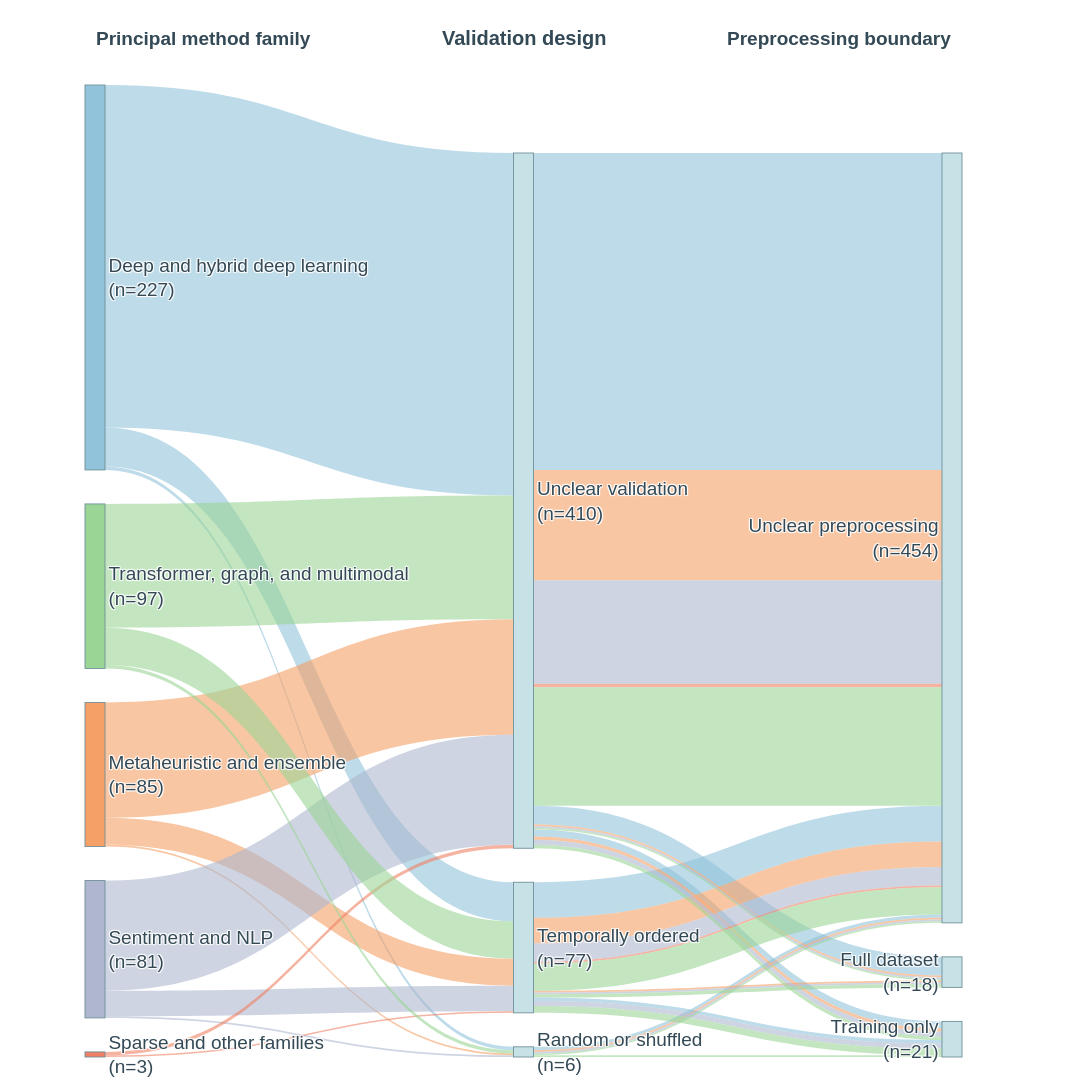

Notebook source saved alongside this figure:
### Code cell
%run "/home/harman/projects/SLR Stock Price Prediction/Stock_Price_Prediction_SLR_ACME/14_Sankey/Figure16_Q1_Complete_Code.py"

### Figure 1 — Plotly figure (JSON) as saved in the notebook; plotly's stock layout.template omitted (floating-point values rounded to 4 significant figures)
{"data": [{"arrangement": "snap", "link": {"color": ["rgba(145, 196, 219, 0.6)", "rgba(145, 196, 219, 0.6)", "rgba(145, 196, 219, 0.6)", "rgba(245, 160, 102, 0.6)", "rgba(245, 160, 102, 0.6)", "rgba(245, 160, 102, 0.6)", "rgba(174, 183, 207, 0.6)", "rgba(174, 183, 207, 0.6)", "rgba(174, 183, 207, 0.6)", "rgba(239, 128, 101, 0.6)", "rgba(239, 128, 101, 0.6)", "rgba(155, 213, 150, 0.6)", "rgba(155, 213, 150, 0.6)", "rgba(155, 213, 150, 0.6)", "rgba(145, 196, 219, 0.6)", "rgba(145, 196, 219, 0.6)", "rgba(145, 196, 219, 0.6)", "rgba(145, 196, 219, 0.6)", "rgba(145, 196, 219, 0.6)", "rgba(145, 196, 219, 0.6)", "rgba(245, 160, 102, 0.6)", "rgba(245, 160, 102, 0.6)", "rgba(245, 160, 102, 0.6)", "rgba(245, 160, 102, 0.6)", "rgba(245, 160, 102, 0.6)", "rgba(245, 160, 102, 0.6)", "rgba(174, 183, 207, 0.6)", "rgba(174, 183, 207, 0.6)", "rgba(174, 183, 207, 0.6)", "rgba(174, 183, 207, 0.6)", "rgba(174, 183, 207, 0.6)", "rgba(174, 183, 207, 0.6)", "rgba(174, 183, 207, 0.6)", "rgba(239, 128, 101, 0.6)", "rgba(239, 128, 101, 0.6)", "rgba(155, 213, 150, 0.6)", "rgba(155, 213, 150, 0.6)", "rgba(155, 213, 150, 0.6)", "rgba(155, 213, 150, 0.6)", "rgba(155, 213, 150, 0.6)", "rgba(155, 213, 150, 0.6)", "rgba(155, 213, 150, 0.6)", "rgba(155, 213, 150, 0.6)"], "customdata": ["Deep and hybrid deep learning<br>→ Random or shuffled<br>Studies: 2", "Deep and hybrid deep learning<br>→ Temporally ordered<br>Studies: 23", "Deep and hybrid deep learning<br>→ Unclear validation<br>Studies: 202", "Metaheuristic and ensemble<br>→ Random or shuffled<br>Studies: 1", "Metaheuristic and ensemble<br>→ Temporally ordered<br>Studies: 16", "Metaheuristic and ensemble<br>→ Unclear validation<br>Studies: 68", "Sentiment and NLP<br>→ Random or shuffled<br>Studies: 1", "Sentiment and NLP<br>→ Temporally ordered<br>Studies: 15", "Sentiment and NLP<br>→ Unclear validation<br>Studies: 65", "Sparse and other families<br>→ Temporally ordered<br>Studies: 1", "Sparse and other families<br>→ Unclear validation<br>Studies: 2", "Transformer, graph, and multimodal<br>→ Random or shuffled<br>Studies: 2", "Transformer, graph, and multimodal<br>→ Temporally ordered<br>Studies: 22", "Transformer, graph, and multimodal<br>→ Unclear validation<br>Studies: 73", "Deep and hybrid deep learning<br>Random or shuffled<br>→ Unclear preprocessing<br>Studies: 2", "Deep and hybrid deep learning<br>Temporally ordered<br>→ Training only<br>Studies: 2", "Deep and hybrid deep learning<br>Temporally ordered<br>→ Unclear preprocessing<br>Studies: 21", "Deep and hybrid deep learning<br>Unclear validation<br>→ Full dataset<br>Studies: 11", "Deep and hybrid deep learning<br>Unclear validation<br>→ Training only<br>Studies: 4", "Deep and hybrid deep learning<br>Unclear validation<br>→ Unclear preprocessing<br>Studies: 187", "Metaheuristic and ensemble<br>Random or shuffled<br>→ Unclear preprocessing<br>Studies: 1", "Metaheuristic and ensemble<br>Temporally ordered<br>→ Full dataset<br>Studies: 1", "Metaheuristic and ensemble<br>Temporally ordered<br>→ Unclear preprocessing<br>Studies: 15", "Metaheuristic and ensemble<br>Unclear validation<br>→ Full dataset<br>Studies: 1", "Metaheuristic and ensemble<br>Unclear validation<br>→ Training only<br>Studies: 2", "Metaheuristic and ensemble<br>Unclear validation<br>→ Unclear preprocessing<br>Studies: 65", "Sentiment and NLP<br>Random or shuffled<br>→ Unclear preprocessing<br>Studies: 1", "Sentiment and NLP<br>Temporally ordered<br>→ Full dataset<br>Studies: 1", "Sentiment and NLP<br>Temporally ordered<br>→ Training only<br>Studies: 3", "Sentiment and NLP<br>Temporally ordered<br>→ Unclear preprocessing<br>Studies: 11", "Sentiment and NLP<br>Unclear validation<br>→ Full dataset<br>Studies: 1", "Sentiment and NLP<br>Unclear validation<br>→ Training only<br>Studies: 3", "Sentiment and NLP<br>Unclear validation<br>→ Unclear preprocessing<br>Studies: 61", "Sparse and other families<br>Temporally ordered<br>→ Unclear preprocessing<br>Studies: 1", "Sparse and other families<br>Unclear validation<br>→ Unclear preprocessing<br>Studies: 2", "Transformer, graph, and multimodal<br>Random or shuffled<br>→ Training only<br>Studies: 1", "Transformer, graph, and multimodal<br>Random or shuffled<br>→ Unclear preprocessing<br>Studies: 1", "Transformer, graph, and multimodal<br>Temporally ordered<br>→ Full dataset<br>Studies: 2", "Transformer, graph, and multimodal<br>Temporally ordered<br>→ Training only<br>Studies: 4", "Transformer, graph, and multimodal<br>Temporally ordered<br>→ Unclear preprocessing<br>Studies: 16", "Transformer, graph, and multimodal<br>Unclear validation<br>→ Full dataset<br>Studies: 1", "Transformer, graph, and multimodal<br>Unclear validation<br>→ Training only<br>Studies: 2", "Transformer, graph, and multimodal<br>Unclear validation<br>→ Unclear preprocessing<br>Studies: 70"], "hovertemplate": "%{customdata}<extra></extra>", "source": [0, 0, 0, 2, 2, 2, 3, 3, 3, 4, 4, 1, 1, 1, 6, 5, 5, 7, 7, 7, 6, 5, 5, 7, 7, 7, 6, 5, 5, 5, 7, 7, 7, 5, 7, 6, 6, 5, 5, 5, 7, 7, 7], "target": [6, 5, 7, 6, 5, 7, 6, 5, 7, 5, 7, 6, 5, 7, 10, 8, 10, 9, 8, 10, 10, 9, 10, 9, 8, 10, 10, 9, 8, 10, 9, 8, 10, 10, 10, 8, 10, 9, 8, 10, 9, 8, 10], "value": [2, 23, 202, 1, 16, 68, 1, 15, 65, 1, 2, 2, 22, 73, 2, 2, 21, 11, 4, 187, 1, 1, 15, 1, 2, 65, 1, 1, 3, 11, 1, 3, 61, 1, 2, 1, 1, 2, 4, 16, 1, 2, 70]}, "node": {"color": ["#91C4DB", "#9BD596", "#F5A066", "#AEB7CF", "#EF8065", "#C7E2E7", "#C7E2E7", "#C7E2E7", "#C7E2E7", "#C7E2E7", "#C7E2E7"], "hovertemplate": "%{label}<extra></extra>", "label": ["Deep and hybrid deep learning<br>(n=227)", "Transformer, graph, and multimodal<br>(n=97)", "Metaheuristic and ensemble<br>(n=85)", "Sentiment and NLP<br>(n=81)", "Sparse and other families<br>(n=3)", "Temporally ordered<br>(n=77)", "Random or shuffled<br>(n=6)", "Unclear validation<br>(n=410)", "Training only<br>(n=21)", "Full dataset<br>(n=18)", "Unclear preprocessing<br>(n=454)"], "line": {"color": "#6F9099", "width": 0.9}, "pad": 34, "thickness": 20, "x": [0.01, 0.01, 0.01, 0.01, 0.01, 0.5, 0.5, 0.5, 0.97, 0.97, 0.97]}, "orientation": "h", "type": "sankey"}], "layout": {"annotations": [{"font": {"color": "#334955", "family": "Arial", "size": 19}, "showarrow": false, "text": "<b>Principal method family</b>", "x": 0.01, "xanchor": "left", "xref": "paper", "y": 1.035, "yanchor": "bottom", "yref": "paper"}, {"font": {"color": "#334955", "family": "Arial", "size": 19}, "showarrow": false, "text": "<b>Preprocessing boundary</b>", "x": 0.99, "xanchor": "right", "xref": "paper", "y": 1.035, "yanchor": "bottom", "yref": "paper"}, {"font": {"color": "#334955", "family": "Arial", "size": 20}, "showarrow": false, "text": "<b>Validation design</b>", "x": 0.5, "xanchor": "center", "xref": "paper", "y": 1.035, "yanchor": "bottom", "yref": "paper"}, {"font": {"color": "#5B6D76", "family": "Arial", "size": 13}, "showarrow": false, "text": "Ribbon colour identifies the originating method-family group; each study contributes one unit at every stage (n=493).", "x": 0.5, "xanchor": "center", "xref": "paper", "y": -0.035, "yanchor": "top", "yref": "paper"}], "font": {"color": "#334955", "family": "Arial", "size": 19}, "height": 1250, "margin": {"b": 35, "l": 85, "r": 130, "t": 85}, "paper_bgcolor": "white", "plot_bgcolor": "white", "title": {}, "width": 1900}}
